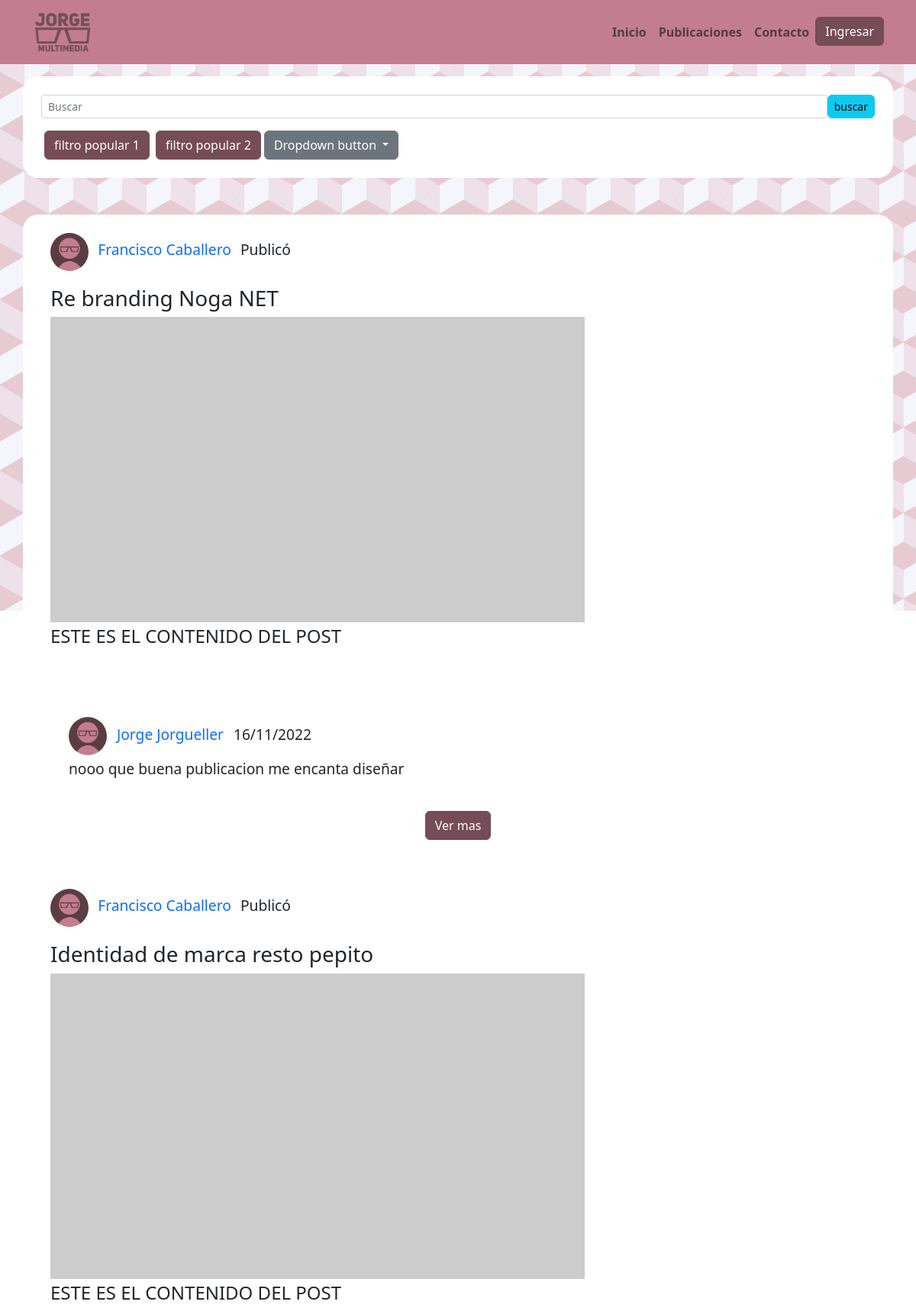
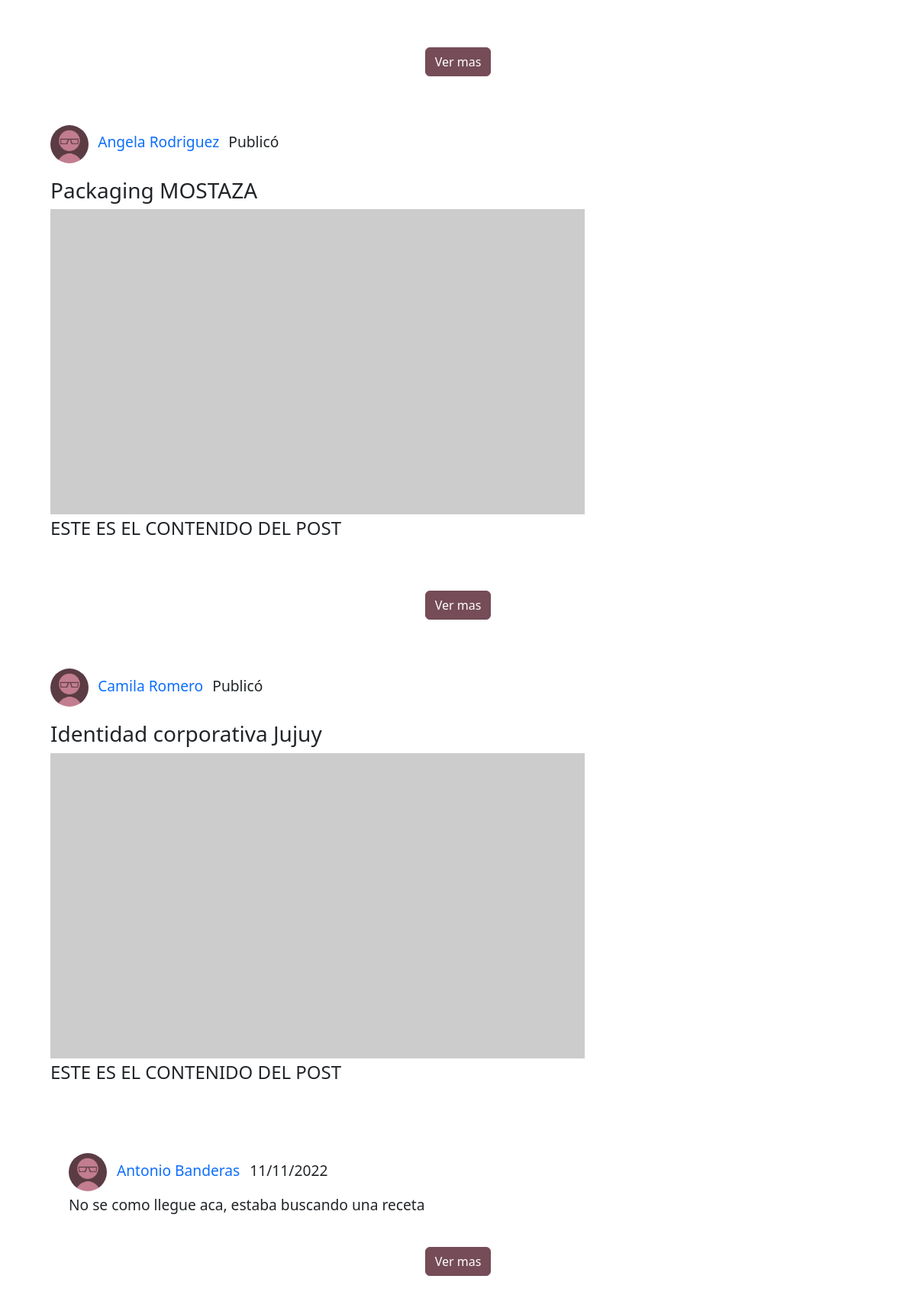
The app's page /buscador.php (upper part) with its own data (2 pictures, top to bottom).
### tables this page shows
CREATE TABLE `publicaciones` (
  `id_publicacion` int(11) NOT NULL AUTO_INCREMENT,
  `id_area` int(11) NOT NULL,
  `fecha` datetime DEFAULT NULL,
  `contenido` varchar(255) NOT NULL,
  `titulo` varchar(255) NOT NULL,
  `id_usuario` int(11) NOT NULL,
  PRIMARY KEY (`id_publicacion`) USING BTREE,
  KEY `id_usuario` (`id_usuario`) USING BTREE,
  KEY `id_area` (`id_area`) USING BTREE,
  CONSTRAINT `publicaciones_area` FOREIGN KEY (`id_area`) REFERENCES `areas` (`id_area`) ON DELETE CASCADE ON UPDATE CASCADE,
  CONSTRAINT `publicaciones_usuario` FOREIGN KEY (`id_usuario`) REFERENCES `usuarios` (`id_usuario`) ON DELETE CASCADE ON UPDATE CASCADE
);

CREATE TABLE `comentarios` (
  `id_comentarios` int(11) NOT NULL AUTO_INCREMENT,
  `fecha_comentario` datetime NOT NULL,
  `contenido_comentario` varchar(255) NOT NULL,
  `id_publicacion` int(11) NOT NULL,
  `id_usuario` int(11) NOT NULL,
  PRIMARY KEY (`id_comentarios`) USING BTREE,
  KEY `id_usuario` (`id_usuario`) USING BTREE,
  KEY `id_publicacion` (`id_publicacion`) USING BTREE,
  CONSTRAINT `publicacion` FOREIGN KEY (`id_publicacion`) REFERENCES `publicaciones` (`id_publicacion`) ON DELETE CASCADE ON UPDATE CASCADE,
  CONSTRAINT `usuario` FOREIGN KEY (`id_usuario`) REFERENCES `usuarios` (`id_usuario`) ON DELETE CASCADE ON UPDATE CASCADE
);

CREATE TABLE `usuarios` (
  `id_usuario` int(11) NOT NULL AUTO_INCREMENT,
  `nombre` varchar(20) NOT NULL,
  `apellido` varchar(20) NOT NULL,
  `clave` varchar(20) NOT NULL,
  `id_nivel` int(11) NOT NULL,
  `user` varchar(30) NOT NULL,
  `email` varchar(30) NOT NULL,
  `nombre2` varchar(20) DEFAULT NULL,
  `nombre3` varchar(20) DEFAULT NULL,
  `apellido2` varchar(20) DEFAULT NULL,
  `apellido3` varchar(20) DEFAULT NULL,
  `id_foto` int(11) DEFAULT NULL,
  PRIMARY KEY (`id_usuario`) USING BTREE,
  UNIQUE KEY `id_usuario` (`id_usuario`) USING BTREE,
  KEY `nivel` (`id_nivel`) USING BTREE,
  KEY `foto_perfil` (`id_foto`) USING BTREE,
  CONSTRAINT `foto_perfil` FOREIGN KEY (`id_foto`) REFERENCES `fotos_perfil` (`id_foto`) ON DELETE CASCADE ON UPDATE CASCADE,
  CONSTRAINT `nivel` FOREIGN KEY (`id_nivel`) REFERENCES `niveles` (`id_nivel`) ON DELETE CASCADE ON UPDATE CASCADE
);

### buscador.php (the view, shortened to what this page needs)
<?php
include "templates/conexion.php";
?>
<!DOCTYPE html>
<html lang="en">
<head>
    <link rel="stylesheet" href="css/style.css">
    <link rel="stylesheet" href="https://cdn.jsdelivr.net/npm/bootstrap-icons@1.7.1/font/bootstrap-icons.css">
    <link href="https://cdn.jsdelivr.net/npm/bootstrap@5.2.2/dist/css/bootstrap.min.css" rel="stylesheet"
>
</head>
<body>
    <nav class="navbar navbar-expand-lg navbar-light">
        <div class="container-md">
            <a class="navbar-brand logo" href="index.php"><img src="img/logo-jorge.png" alt=""></a>
            <div class="collapse navbar-collapse justify-content-md-end" id="navbarNav">
                <ul class="navbar-nav">
                    <li class="nav-item">
                        <a class="nav-link" href="index.php">Inicio</a>
                    </li>
                    <li class="nav-item">
                        <a class="nav-link" href="buscador.php">Publicaciones</a>
                    </li>
                    <li class="nav-item">
                        <a class="nav-link" href="#contacto">Contacto</a>
                    </li>
                    <li class="nav-item">
                        <button type="button" class="btn btn-primary rounded" data-bs-toggle="modal"
                            data-bs-target="#exampleModal">
                            Ingresar
                        </button>
                    </li>
                </ul>
            </div>
        </div>
    </nav>
    <?php
        if(!isset($_GET['p'])){
    ?>
    <div class="posteos mt-3 p-4 mb-5 container mb80">
        <aside>
            <form action="buscador.html" class="mb-3 form-inline d-flex justify-content-end">
                <input type="text" name="palabra" placeholder="Buscar" class="form-control form-control-sm" id="">
                <input type="submit" value="buscar" class="btn btn-info btn-sm rounded">
            </form>
        </aside>
        <div class="btn-group rounded">
            <input class="btn btn-primary mx-1 rounded " type="button" value="filtro popular 1">
            <input class="btn btn-primary mx-1 rounded" type="button" value="filtro popular 2">
            <div class="dropdown ">
                <button class="btn btn-secondary dropdown-toggle rounded" type="button" data-bs-toggle="dropdown"
                    aria-expanded="false">
                    Dropdown button
                </button>
            </div>
        </div>
    </div>
    <?php
    }
    ?>
        <?php
            $consulta = "SELECT publicaciones.id_publicacion, publicaciones.id_area, publicaciones.fecha, publicaciones.contenido, publicaciones.titulo, publicaciones.id_usuario FROM publicaciones";
            $respuesta = mysqli_query($cnx, $consulta);
        ?>
    <div class="lista_posteos">
        <?php
        if(!isset($_GET['p'])){
        ?>
        <?php
        while ($columnas = mysqli_fetch_assoc($respuesta)){
        ?>
        <div class="post m-3">
            <div class="posteos container mb80">
                <div class="page-timeline">
                    <div class="vtimeline-point">
                        <div class="vtimeline-block p-4">
                                    <?php
                                        $post_id=$columnas['id_usuario'];
                                        $consulta_nombres = "SELECT publicaciones.id_usuario, usuarios.id_usuario, usuarios.nombre, usuarios.apellido, usuarios.id_foto FROM publicaciones, usuarios WHERE usuarios.id_usuario = $post_id";
                                        $respuesta_nombres = mysqli_query($cnx, $consulta_nombres);
                                        ($nombre = mysqli_fetch_assoc($respuesta_nombres))
                                    ?>
                            <ul class="post-meta list-inline">
                                <li class="list-inline-item">
                                    <i class="fa fa-user-circle-o"></i> <a href="buscador.php?p=<?php echo $columnas['id_publicacion']; ?>"><img class="pfp"
                                            style="width: 50px;" src="img/pfp/default_pfp.png" alt=""></a>
                                </li>
                                <li class="list-inline-item">
                                    <i class="fa fa-user-circle-o"></i> <a class="post_info"
                                        href="#">
                                        <?php
                                    echo $nombre['nombre'];
                                ?>
                                <?php
                                    echo $nombre['apellido'];
                                ?>
                                </a>
                                </li>
                                <li class="list-inline-item">
                                    <p class="post_info">Publicó</p>
                                </li>
                            </ul>
                            <a class="text-decoration-none text-reset" href="buscador.php?p=<?php echo $columnas['id_publicacion']; ?>">
                            <h3>
                                <?php
                                    echo $columnas['titulo'];
                                ?>
                            </h3>
                            </a>
                            <a href="buscador.php?p=<?php echo $columnas['id_publicacion']; ?>"><img src="https://via.placeholder.com/700x400" alt=""
                                    class="img-fluid mb20"></a>
                            <p>
                            <?php
                            echo $columnas['contenido'];
                            ?>
                            </p><br>
                            <br>
                            <?php
                            $post_id_comment=$columnas['id_publicacion'];
                            $consulta_comentarios = "SELECT * from comentarios INNER JOIN publicaciones
                            ON comentarios.id_publicacion = publicaciones.id_publicacion
                            INNER JOIN usuarios ON comentarios.id_usuario = usuarios.id_usuario
                            WHERE comentarios.id_publicacion = $post_id_comment ORDER BY comentarios.fecha_comentario DESC";
                            $respuesta_comentarios = mysqli_query($cnx, $consulta_comentarios);
                            while($col_comentario = mysqli_fetch_assoc($respuesta_comentarios)){
                                $fecha_base_comment=$col_comentario["fecha_comentario"];
                                $fecha_cortada_comment = explode("-", $fecha_base_comment);
                                $fecha_cortada_comment_dia = $fecha_cortada_comment[2];
                                $fecha_cortada_comment_dia_restado = substr($fecha_cortada_comment_dia, 0, 2);
                                $fecha_invertida_comment =  $fecha_cortada_comment_dia_restado . "/" . $fecha_cortada_comment[1] . "/" . $fecha_cortada_comment[0];
                            ?>
                            <div class="comentario p-4">
                                <ul class="post-meta list-inline">
                                    <li class="list-inline-item">
                                        <i class="fa fa-user-circle-o"></i> <a href="#"><img class="pfp"
                                                style="width: 50px;" src="img/pfp/default_pfp.png" alt=""></a>
                                    </li>
                                    <li class="list-inline-item">
                                        <i class="fa fa-user-circle-o"></i> <a class="post_info"
                                            href="#"><?php echo $col_comentario['nombre']; ?> <?php echo $col_comentario['apellido'];?></a>
                                    </li>
                                    <li class="list-inline-item">
                                        <p class="post_info" href="#"><?php echo $fecha_invertida_comment?></p>
                                    </li>
                                    <p class="comentario"><?php echo $col_comentario["contenido_comentario"]?></p>
                                </ul>
                            </div>
                            <?php
                            }
                            ?>
                            <div class="text-center"><a class="btn btn-primary rounded text-center" href="buscador.php?p=<?php echo $columnas['id_publicacion']; ?>">Ver mas</a>
                            </div>
                        </div>
                    </div>
                </div>
            </div>
        </div>
        <?php
        }
        ?>
        <?php
        }
        ?>
</body>
</html>

### css/style.css (style rules this page uses)
body { color: rgb(0, 0, 0); }
nav { background: #c27e90; font-weight:bold; color: #616161; }
.logo img { width: 5rem; }
p { font-size: x-large; }
.btn-primary, .btn-primary:hover, .btn-primary:active, .btn-primary:visited { background-color: #754c57 !important; border: 1px solid #754c57 !important; border-radius: 15px; color: white !important; }
a { text-decoration: none; color: #616161; }
.posteos { background: white !important; border-radius: 20px; }
.post_info { text-decoration: none; font-size:1.2rem; }
.pfp { border-radius: 100%; size: 10rem; }
.comentario { font-size: 1.2rem; }

### records on screen
publicaciones: nombre "Francisco", apellido "Caballero", titulo "Re branding Noga NET", contenido "ESTE ES EL CONTENIDO DEL POST"
comentarios: id_usuario.nombre "Jorge", id_usuario.apellido "Jorgueller", fecha_comentario "16/11/2022", contenido_comentario "nooo que buena publicacion me encanta diseñar"
publicaciones: nombre "Francisco", apellido "Caballero", titulo "Identidad de marca resto pepito", contenido "ESTE ES EL CONTENIDO DEL POST"
publicaciones: nombre "Angela", apellido "Rodriguez", titulo "Packaging MOSTAZA", contenido "ESTE ES EL CONTENIDO DEL POST"
publicaciones: nombre "Camila", apellido "Romero", titulo "Identidad corporativa Jujuy", contenido "ESTE ES EL CONTENIDO DEL POST"
comentarios: id_usuario.nombre "Antonio", id_usuario.apellido "Banderas", fecha_comentario "11/11/2022", contenido_comentario "No se como llegue aca, estaba buscando una receta"
